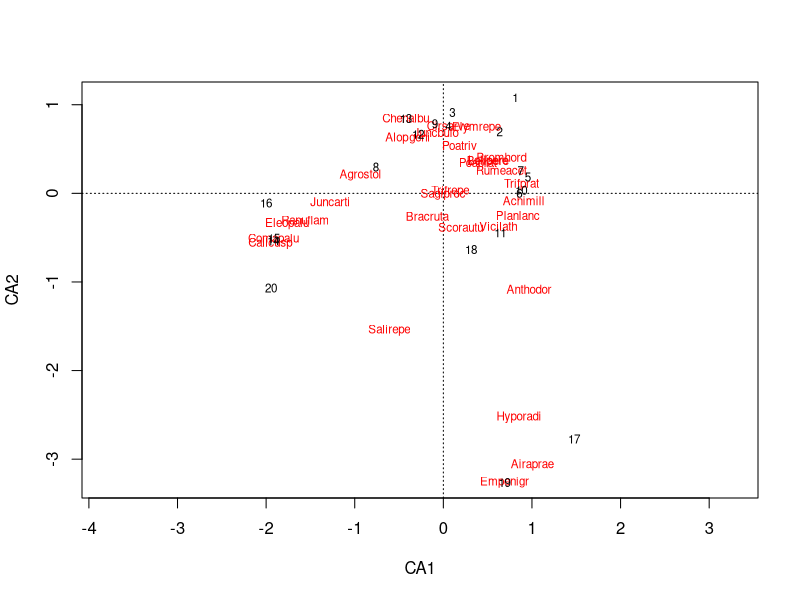
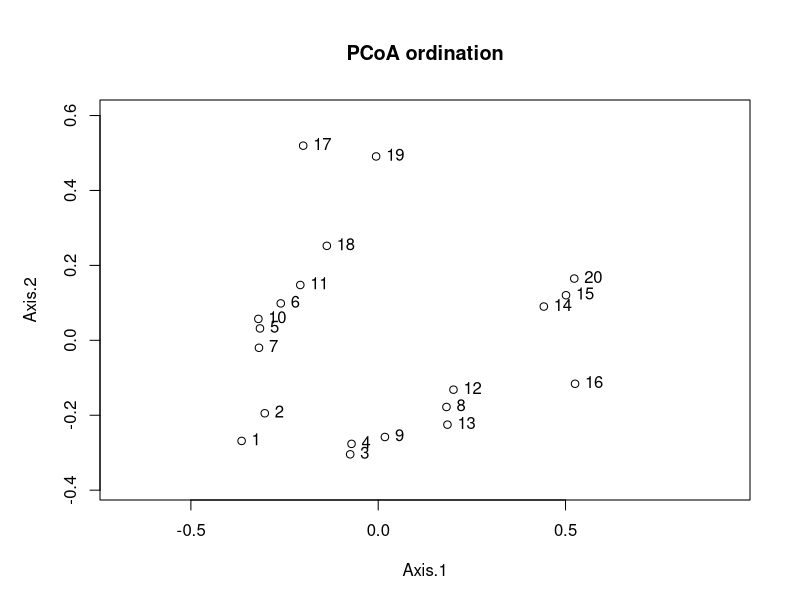
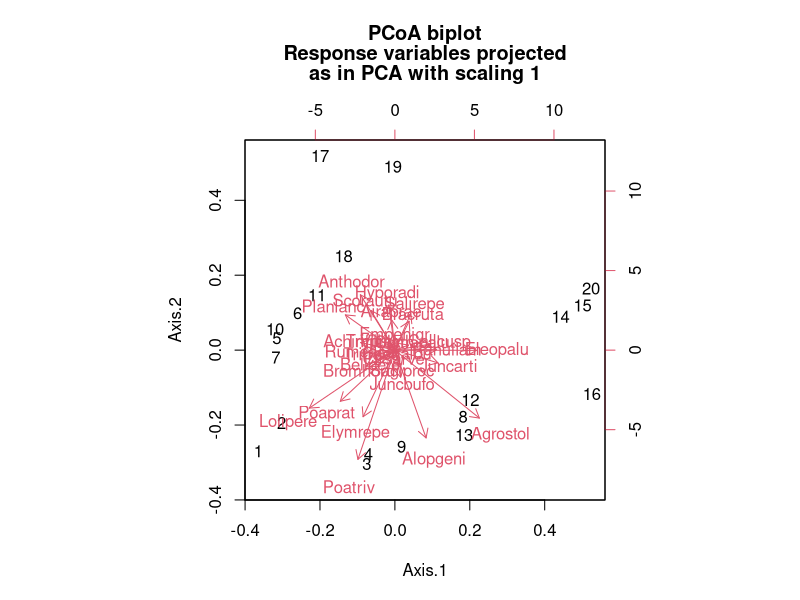
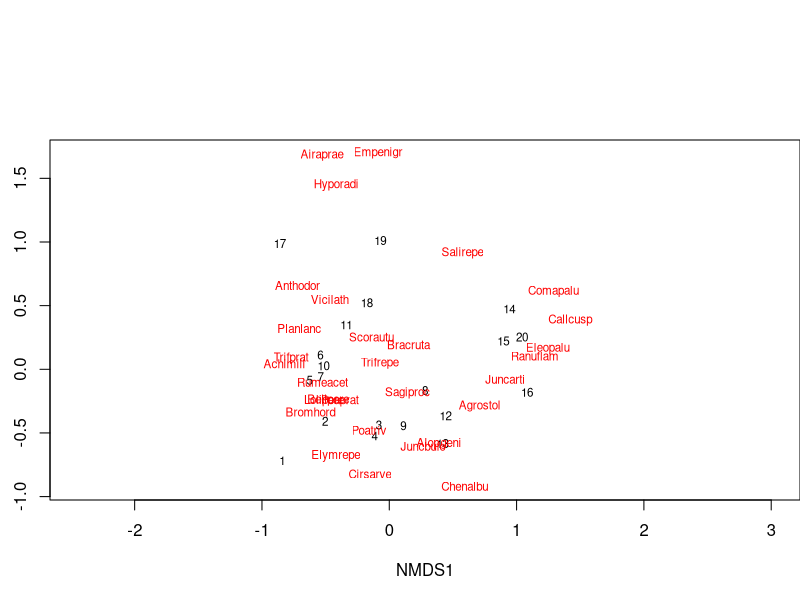
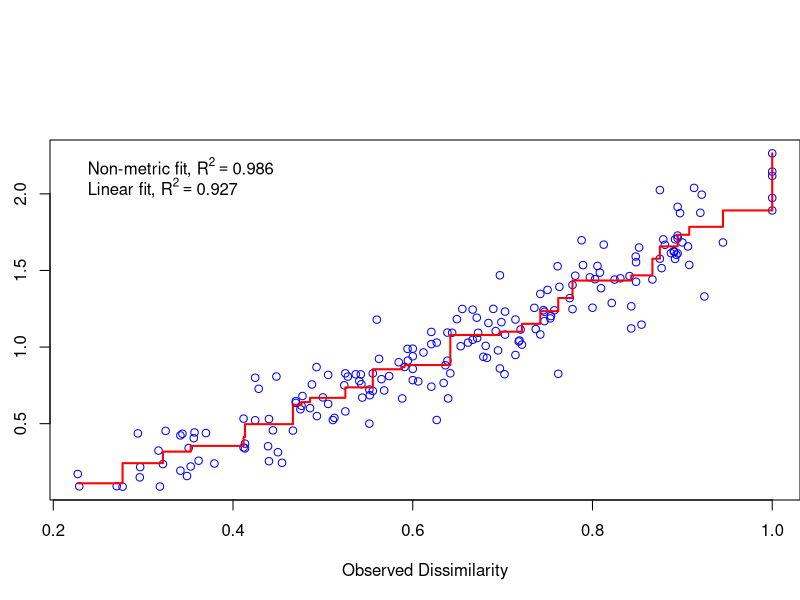
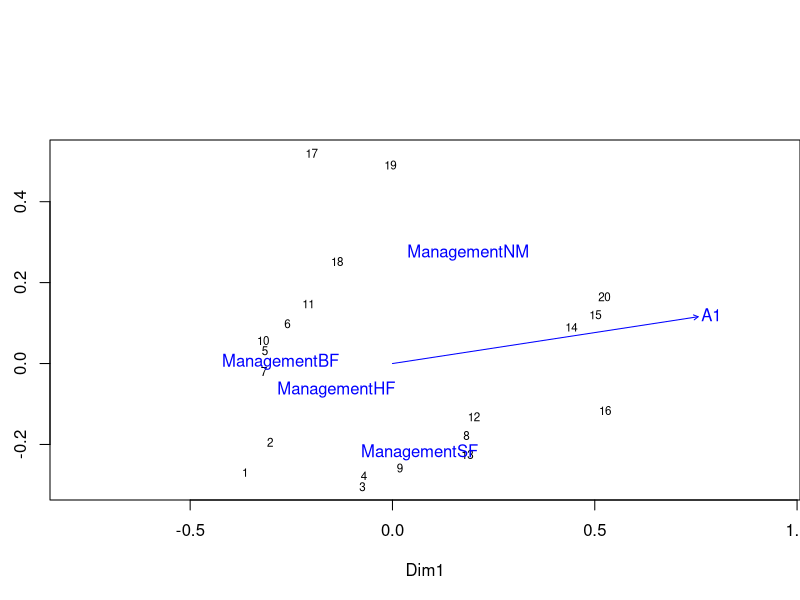
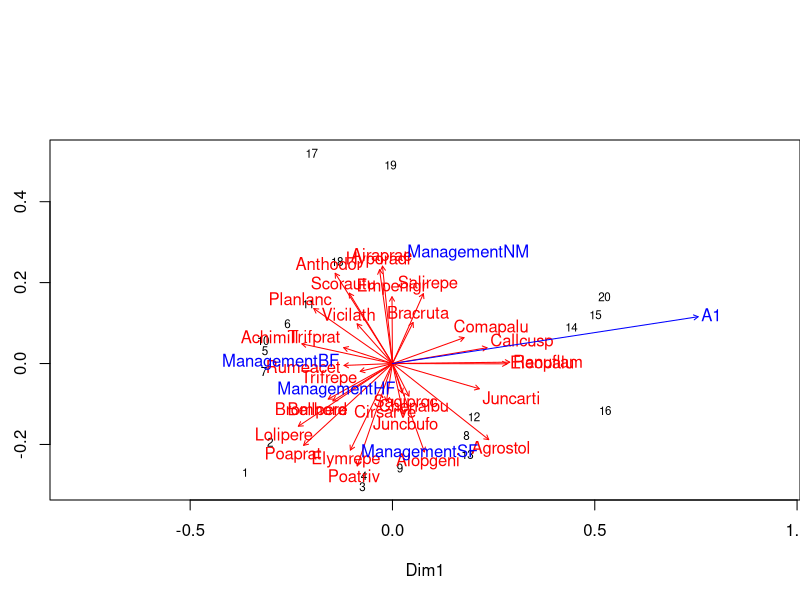
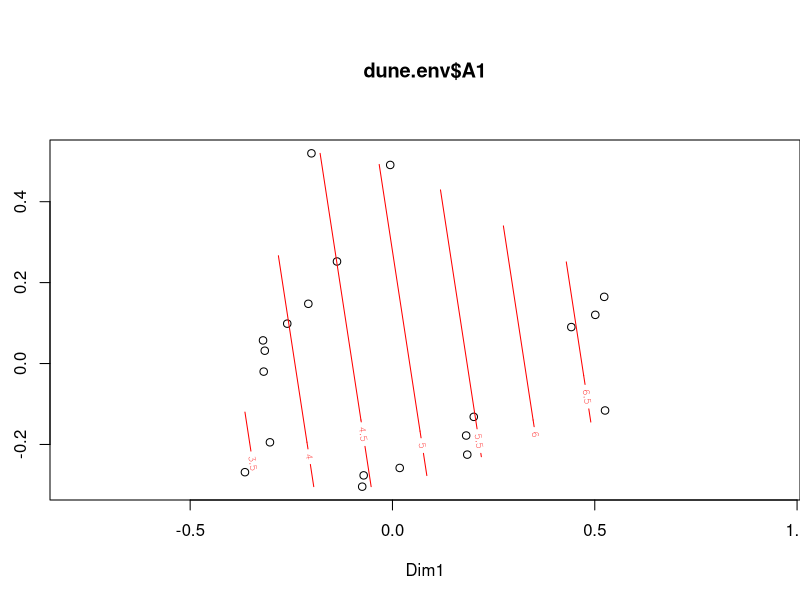

Write R code to recreate these figures, in order.
## ---- chunk 1
knitr::opts_chunk$set(echo = TRUE)
library(dplyr)
library(ggplot2)
library(cowplot)
## ---- chunk 2
esp <- cbind(esp1 = c(2, 8, 0, 3), esp2 = c(1, 3, 0, 0), esp3 = c(0, 0, 1, 0))
rownames(esp) <- c("site1", "site2", "site3", "site4")
esp
## ---- chunk 3
dist(esp)
## ---- chunk 4
library(vegan)

vegdist(esp, method = "bray")
## ---- chunk 5
esp_hel <- decostand(esp, method = "hellinger")
dist(esp_hel)
## ---- chunk 6
esp_chi2 <- decostand(esp, method = "chi.square")
dist(esp_chi2)
## ---- chunk 7
data(dune)

ac_dune <- cca(dune)
# display = "reg" to avoid printing all the species and sites coordinates
summary(ac_dune, display = "reg") 
## ---- chunk 8
plot(ac_dune)
## ---- chunk 9
library(ape)
dune_bray <- vegdist(dune, method = "bray")
pcoa_dune <- pcoa(dune_bray, correction = "lingoes")
## ---- chunk 10
pcoa_dune$values
## ---- chunk 11
biplot(pcoa_dune)
## ---- chunk 12
biplot(pcoa_dune, dune)
## ---- chunk 13
md_dune <- metaMDS(dune, distance = "bray")
## ---- chunk 14
plot(md_dune, type = "t")
## ---- chunk 15
stressplot(md_dune)
## ---- chunk 16
data(dune.env)
head(dune.env)
## ---- chunk 17
adonis(dune ~ A1 + Moisture + Management + Use + Manure, dune.env)
## ---- chunk 18
pcoa_dune2 <- wcmdscale(dune_bray, eig = TRUE, add = TRUE)
envf <- envfit(pcoa_dune2, select(dune.env, A1, Management))
envf
## ---- chunk 19
plot(pcoa_dune2)
plot(envf)
## ---- chunk 20
plot(pcoa_dune2)
plot(envfit(pcoa_dune2, dune), col = "red") # Add species
plot(envf)
## ---- chunk 21
ords <- ordisurf(pcoa_dune2, dune.env$A1)
## ---- chunk 22
plot(ords)
plot(envf)
## ---- chunk 23
dune_hel <- decostand(dune, method = "hellinger")
dune_hel <- scale(dune_hel)
rda_dune <- rda(dune_hel ~ A1 + Management, dune.env)
rda_dune
## ---- chunk 24
plot(rda_dune)
## ---- chunk 25
acp_dune <- rda(dune_hel)
acp_envf <- envfit(acp_dune, select(dune.env, A1, Management))
plot(acp_dune)
plot(acp_envf)
## ---- chunk 26
cca_dune <- cca(dune ~ A1 + Management, dune.env)
cca_dune
## ---- chunk 27
plot(cca_dune)
